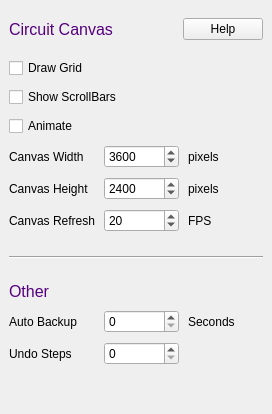
       <widget class="QWidget" name="circTab">
        <attribute name="title">
         <string>Circuit</string>
        </attribute>
        <layout class="QVBoxLayout" name="verticalLayout_3">
         <property name="spacing">
          <number>9</number>
         </property>
         <property name="leftMargin">
          <number>9</number>
         </property>
         <property name="topMargin">
          <number>9</number>
         </property>
         <property name="rightMargin">
          <number>9</number>
         </property>
         <property name="bottomMargin">
          <number>9</number>
         </property>
         <item>
          <layout class="QHBoxLayout" name="horizontalLayout_8">
           <property name="topMargin">
            <number>9</number>
           </property>
           <property name="bottomMargin">
            <number>9</number>
           </property>
           <item>
            <widget class="QLabel" name="label_8">
             <property name="sizePolicy">
              <sizepolicy hsizetype="Preferred" vsizetype="Preferred">
               <horstretch>0</horstretch>
               <verstretch>0</verstretch>
              </sizepolicy>
             </property>
             <property name="font">
              <font>
               <family>Ubuntu</family>
               <pointsize>12</pointsize>
               <weight>50</weight>
               <italic>false</italic>
               <bold>false</bold>
              </font>
             </property>
             <property name="styleSheet">
              <string notr="true">font: 12pt &quot;Ubuntu&quot;; color: rgb(85, 0, 127)</string>
             </property>
             <property name="text">
              <string>Circuit Canvas</string>
             </property>
             <property name="alignment">
              <set>Qt::AlignLeading|Qt::AlignLeft|Qt::AlignVCenter</set>
             </property>
            </widget>
           </item>
           <item>
            <widget class="QPushButton" name="helpButton1">
             <property name="sizePolicy">
              <sizepolicy hsizetype="Fixed" vsizetype="Fixed">
               <horstretch>0</horstretch>
               <verstretch>0</verstretch>
              </sizepolicy>
             </property>
             <property name="text">
              <string>Help</string>
             </property>
             <property name="autoDefault">
              <bool>false</bool>
             </property>
            </widget>
           </item>
          </layout>
         </item>
         <item>
          <widget class="QCheckBox" name="drawGrid">
           <property name="text">
            <string>Draw Grid</string>
           </property>
          </widget>
         </item>
         <item>
          <widget class="QCheckBox" name="showScroll">
           <property name="text">
            <string>Show ScrollBars</string>
           </property>
          </widget>
         </item>
         <item>
          <widget class="QCheckBox" name="animate">
           <property name="text">
            <string>Animate</string>
           </property>
          </widget>
         </item>
         <item>
          <layout class="QHBoxLayout" name="horizontalLayout_16">
           <item>
            <widget class="QLabel" name="label_21">
             <property name="text">
              <string>Canvas Width</string>
             </property>
            </widget>
           </item>
           <item>
            <widget class="QSpinBox" name="canvasWidth">
             <property name="minimumSize">
              <size>
               <width>75</width>
               <height>0</height>
              </size>
             </property>
             <property name="maximumSize">
              <size>
               <width>75</width>
               <height>16777215</height>
              </size>
             </property>
             <property name="suffix">
              <string notr="true"/>
             </property>
             <property name="minimum">
              <number>1</number>
             </property>
             <property name="maximum">
              <number>10000</number>
             </property>
             <property name="value">
              <number>3600</number>
             </property>
            </widget>
           </item>
           <item>
            <widget class="QLabel" name="label_22">
             <property name="sizePolicy">
              <sizepolicy hsizetype="Fixed" vsizetype="Preferred">
               <horstretch>0</horstretch>
               <verstretch>0</verstretch>
              </sizepolicy>
             </property>
             <property name="minimumSize">
              <size>
               <width>75</width>
               <height>0</height>
              </size>
             </property>
             <property name="maximumSize">
              <size>
               <width>75</width>
               <height>16777215</height>
              </size>
             </property>
             <property name="text">
              <string>pixels</string>
             </property>
            </widget>
           </item>
          </layout>
         </item>
         <item>
          <layout class="QHBoxLayout" name="horizontalLayout_17">
           <item>
            <widget class="QLabel" name="label_23">
             <property name="text">
              <string>Canvas Height</string>
             </property>
            </widget>
           </item>
           <item>
            <widget class="QSpinBox" name="canvasHeight">
             <property name="minimumSize">
              <size>
               <width>75</width>
               <height>0</height>
              </size>
             </property>
             <property name="maximumSize">
              <size>
               <width>75</width>
               <height>16777215</height>
              </size>
             </property>
             <property name="suffix">
              <string notr="true"/>
             </property>
             <property name="minimum">
              <number>1</number>
             </property>
             <property name="maximum">
              <number>10000</number>
             </property>
             <property name="value">
              <number>2400</number>
             </property>
            </widget>
           </item>
           <item>
            <widget class="QLabel" name="label_24">
             <property name="sizePolicy">
              <sizepolicy hsizetype="Fixed" vsizetype="Preferred">
               <horstretch>0</horstretch>
               <verstretch>0</verstretch>
              </sizepolicy>
             </property>
             <property name="minimumSize">
              <size>
               <width>75</width>
               <height>0</height>
              </size>
             </property>
             <property name="maximumSize">
              <size>
               <width>75</width>
               <height>16777215</height>
              </size>
             </property>
             <property name="text">
              <string>pixels</string>
             </property>
            </widget>
           </item>
          </layout>
         </item>
         <item>
          <layout class="QHBoxLayout" name="horizontalLayout_12">
           <item>
            <widget class="QLabel" name="label_16">
             <property name="text">
              <string>Canvas Refresh</string>
             </property>
            </widget>
           </item>
           <item>
            <widget class="QSpinBox" name="fps">
             <property name="minimumSize">
              <size>
               <width>75</width>
               <height>0</height>
              </size>
             </property>
             <property name="maximumSize">
              <size>
               <width>75</width>
               <height>16777215</height>
              </size>
             </property>
             <property name="suffix">
              <string notr="true"/>
             </property>
             <property name="minimum">
              <number>1</number>
             </property>
             <property name="maximum">
              <number>100</number>
             </property>
             <property name="value">
              <number>20</number>
             </property>
            </widget>
           </item>
           <item>
            <widget class="QLabel" name="label_17">
             <property name="sizePolicy">
              <sizepolicy hsizetype="Fixed" vsizetype="Preferred">
               <horstretch>0</horstretch>
               <verstretch>0</verstretch>
              </sizepolicy>
             </property>
             <property name="minimumSize">
              <size>
               <width>75</width>
               <height>0</height>
              </size>
             </property>
             <property name="maximumSize">
              <size>
               <width>75</width>
               <height>16777215</height>
              </size>
             </property>
             <property name="text">
              <string>FPS</string>
             </property>
            </widget>
           </item>
          </layout>
         </item>
         <item>
          <widget class="Line" name="line_3">
           <property name="minimumSize">
            <size>
             <width>0</width>
             <height>32</height>
            </size>
           </property>
           <property name="orientation">
            <enum>Qt::Horizontal</enum>
           </property>
          </widget>
         </item>
         <item>
          <widget class="QLabel" name="label_15">
           <property name="sizePolicy">
            <sizepolicy hsizetype="Preferred" vsizetype="Fixed">
             <horstretch>0</horstretch>
             <verstretch>0</verstretch>
            </sizepolicy>
           </property>
           <property name="font">
            <font>
             <family>Ubuntu</family>
             <pointsize>12</pointsize>
             <weight>50</weight>
             <italic>false</italic>
             <bold>false</bold>
            </font>
           </property>
           <property name="styleSheet">
            <string notr="true">font: 12pt &quot;Ubuntu&quot;; color: rgb(85, 0, 127)</string>
           </property>
           <property name="text">
            <string>Other</string>
           </property>
           <property name="alignment">
            <set>Qt::AlignLeading|Qt::AlignLeft|Qt::AlignVCenter</set>
           </property>
          </widget>
         </item>
         <item>
          <layout class="QHBoxLayout" name="horizontalLayout_11">
           <item>
            <widget class="QLabel" name="stepLabel_3">
             <property name="text">
              <string>Auto Backup</string>
             </property>
            </widget>
           </item>
           <item>
            <widget class="QSpinBox" name="backup">
             <property name="minimumSize">
              <size>
               <width>75</width>
               <height>0</height>
              </size>
             </property>
             <property name="maximumSize">
              <size>
               <width>75</width>
               <height>16777215</height>
              </size>
             </property>
             <property name="suffix">
              <string notr="true"/>
             </property>
             <property name="minimum">
              <number>0</number>
             </property>
             <property name="maximum">
              <number>999</number>
             </property>
            </widget>
           </item>
           <item>
            <widget class="QLabel" name="label_18">
             <property name="sizePolicy">
              <sizepolicy hsizetype="Fixed" vsizetype="Preferred">
               <horstretch>0</horstretch>
               <verstretch>0</verstretch>
              </sizepolicy>
             </property>
             <property name="minimumSize">
              <size>
               <width>75</width>
               <height>0</height>
              </size>
             </property>
             <property name="maximumSize">
              <size>
               <width>75</width>
               <height>16777215</height>
              </size>
             </property>
             <property name="text">
              <string>Seconds</string>
             </property>
            </widget>
           </item>
          </layout>
         </item>
         <item>
          <layout class="QHBoxLayout" name="horizontalLayout_18">
           <item>
            <widget class="QLabel" name="stepLabel_4">
             <property name="text">
              <string>Undo Steps</string>
             </property>
            </widget>
           </item>
           <item>
            <widget class="QSpinBox" name="undo_steps">
             <property name="minimumSize">
              <size>
               <width>75</width>
               <height>0</height>
              </size>
             </property>
             <property name="maximumSize">
              <size>
               <width>75</width>
               <height>16777215</height>
              </size>
             </property>
             <property name="suffix">
              <string notr="true"/>
             </property>
             <property name="minimum">
              <number>0</number>
             </property>
             <property name="maximum">
              <number>999</number>
             </property>
            </widget>
           </item>
           <item>
            <widget class="QLabel" name="label_26">
             <property name="sizePolicy">
              <sizepolicy hsizetype="Fixed" vsizetype="Preferred">
               <horstretch>0</horstretch>
               <verstretch>0</verstretch>
              </sizepolicy>
             </property>
             <property name="minimumSize">
              <size>
               <width>75</width>
               <height>0</height>
              </size>
             </property>
             <property name="maximumSize">
              <size>
               <width>75</width>
               <height>16777215</height>
              </size>
             </property>
             <property name="text">
              <string notr="true"/>
             </property>
            </widget>
           </item>
          </layout>
         </item>
         <item>
          <spacer name="verticalSpacer_2">
           <property name="orientation">
            <enum>Qt::Vertical</enum>
           </property>
           <property name="sizeHint" stdset="0">
            <size>
             <width>20</width>
             <height>40</height>
            </size>
           </property>
          </spacer>
         </item>
        </layout>
       </widget>
